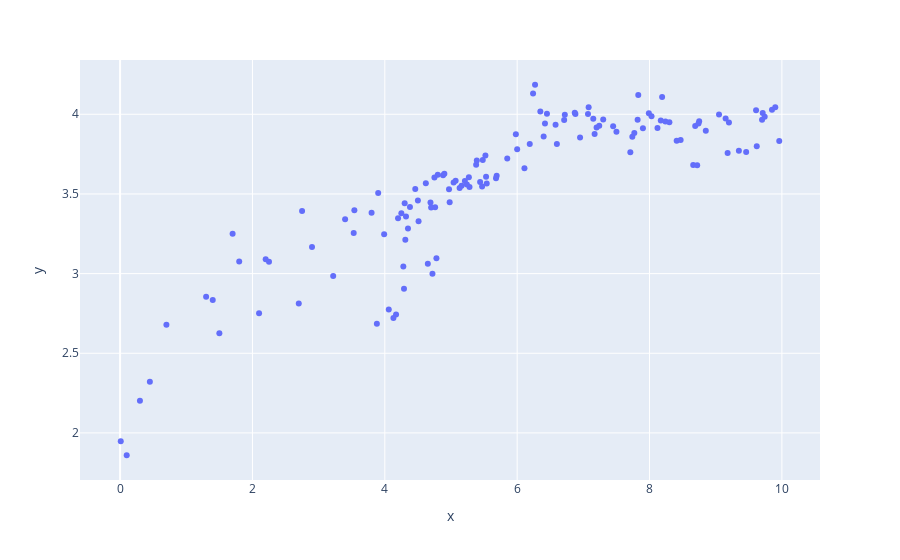

This figure's notebook cell:
### Code cell
fig = px.scatter(x=df_test["beer_abv"], y=pred_test_rf, height=800)
fig.show()

### Figure 1 — Plotly figure (JSON) as saved in the notebook; plotly's stock layout.template omitted (floating-point values rounded to 4 significant figures; data arrays with more than 128 entries replaced by an {"elided": "..."} marker saying what was removed)
{"data": [{"hovertemplate": "x=%{x}<br>y=%{y}<extra></extra>", "legendgroup": "", "marker": {"color": "#636efa", "symbol": "circle"}, "mode": "markers", "name": "", "showlegend": false, "type": "scatter", "x": {"elided": "132 float values"}, "xaxis": "x", "y": {"elided": "132 float values"}, "yaxis": "y"}], "layout": {"autosize": true, "legend": {"tracegroupgap": 0}, "margin": {"t": 60}, "xaxis": {"anchor": "y", "autorange": true, "domain": [0, 1], "range": [-0.581, 10.55], "title": {"text": "x"}, "type": "linear"}, "yaxis": {"anchor": "x", "autorange": true, "domain": [0, 1], "range": [1.695, 4.35], "title": {"text": "y"}, "type": "linear"}}}
